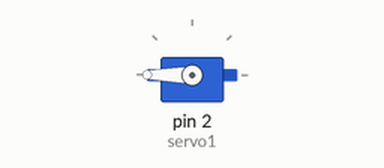
The sketch below on a simulated Arduino Uno, built with avr-gcc and run on an emulated ATmega328P. Parts: servo.

Above: at 0.05 s.
Timing chart, 0 to 4.6 s (numbered marks = the images above):
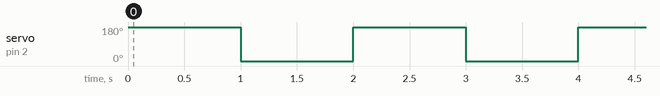

The sketch:

ServoArmTest.ino
```cpp
#include <Servo.h>

Servo servo1;

void setup() {
  servo1.attach(2);

}

void loop() {
  servo1.write(180);
  delay(1000);

  servo1.write(0);
  delay(1000);


}
```

Measured:
- by itself, servo on pin 2 (servo1): alternates 180° for 1.0 s and 0° for 1.0 s
